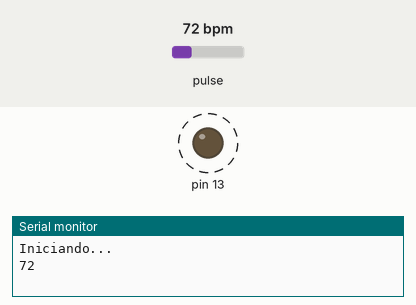
Recording of a sketch running on a simulated Arduino Uno, built with avr-gcc and run on an emulated ATmega328P. On the bench: output pins drawn as LEDs (lit = HIGH), the last lines printed to the serial monitor. Dashed ring = blinking. The inputs (shaded band) are chosen by the test bench; at power-on: pulse 72 bpm.

Above: at 1.2 s.
1.3 s: pulse set to 42 bpm
At 3.3 s:
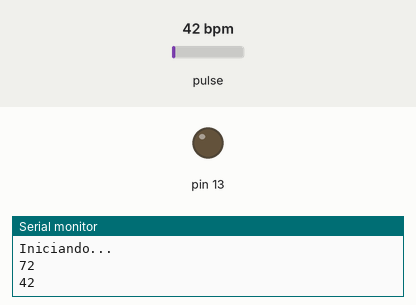
3.8 s: pulse set to 70 bpm
At 4.74 s:
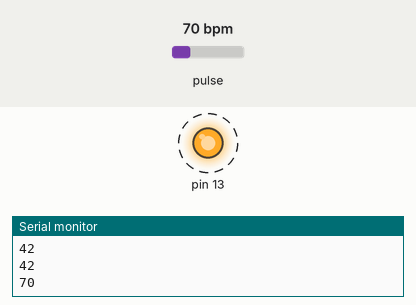
Timing chart, 0 to 12.8 s (numbered marks = the images above; inputs shaded):
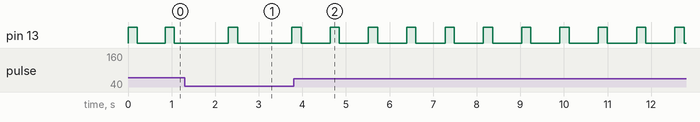

The sketch:

Leitura_BPM.ino
```cpp
#define USE_ARDUINO_INTERRUPTS true
#include <PulseSensorPlayground.h>

const int Sinal = 0;           // A0
const int LED13 = 13;          // Pisca LED onBoard pra cada batimento detectado
int Limite = 400;              // Mudar esse valor de acordo com cada pessoa que for usar. (a princípio checar valor no primeiro script)

PulseSensorPlayground pulseSensor;  // Creates an instance of the PulseSensorPlayground object called "pulseSensor"


void setup() {

  Serial.begin(9600);          // 9600 no unity também !


  pulseSensor.analogInput(Sinal);
  pulseSensor.blinkOnPulse(LED13);       //LED13 -> OnBoard
  pulseSensor.setThreshold(Limite);


      if (pulseSensor.begin()) {
    Serial.println("Iniciando...");
  }
}


void loop() {

 int myBPM = pulseSensor.getBeatsPerMinute();  // puxa função de pegar o BPM e declara como int myBPM

if (pulseSensor.sawStartOfBeat()) {

 Serial.println(myBPM);                        // printa o valor no serial -> pro Unity
}

  delay(30);

}
```

Measured:
- after the input at 3.8 s, pin 13: alternates HIGH for 0.21 s and LOW for 0.67 s, starting after 0.84 s
